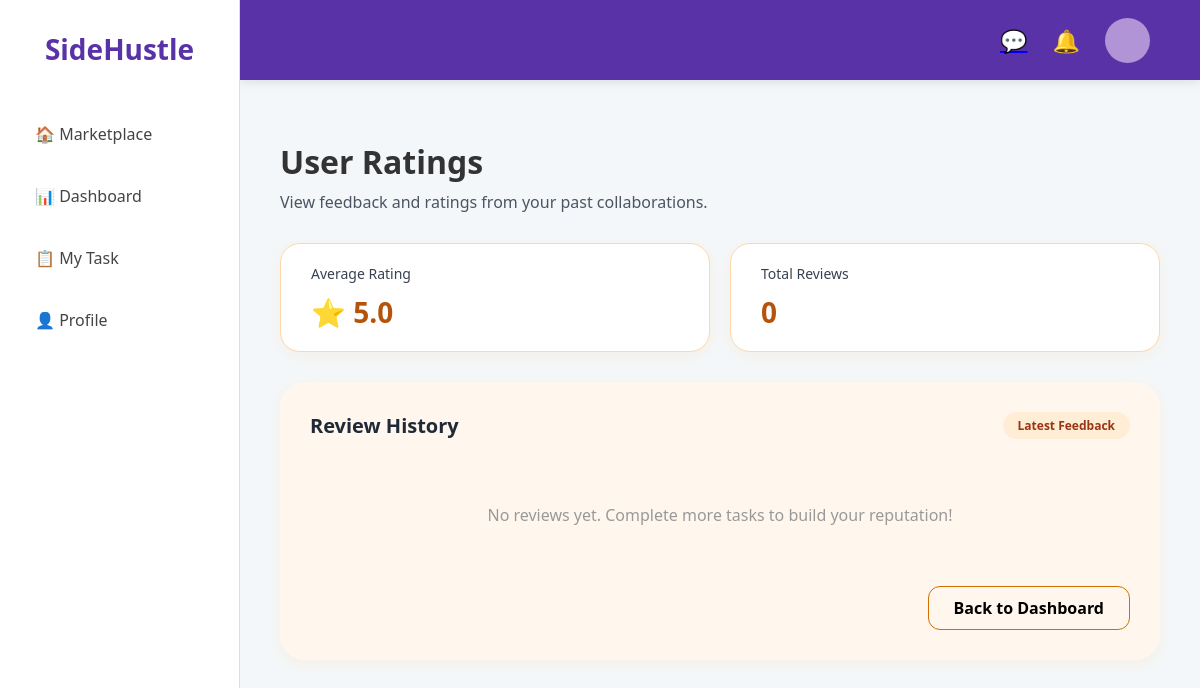
Page /view_ratings (signed in) on the earlier database version.
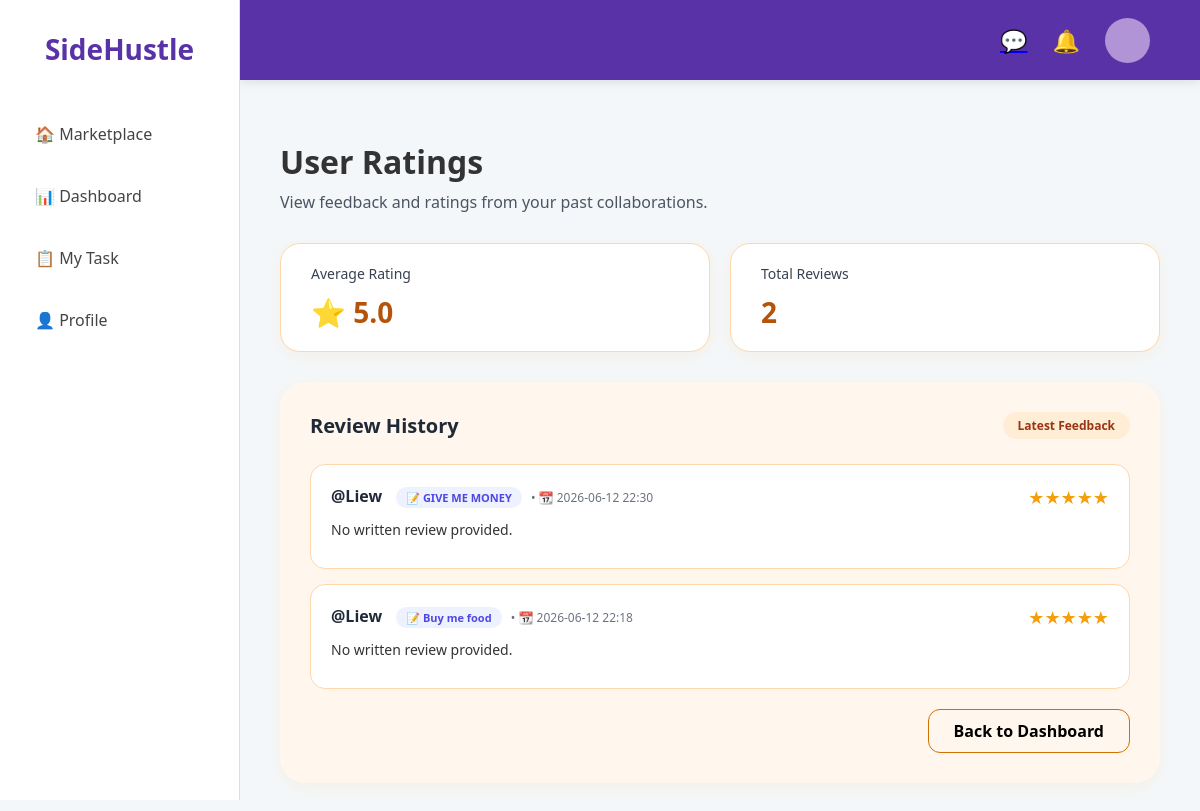
Same page on the later database version.
### app.py (models this page shows, shortened)
class Rating(db.Model):
    id = db.Column(db.Integer, primary_key=True)
    task_id = db.Column(db.Integer, db.ForeignKey('task.id'), nullable=False)
    reviewer_username = db.Column(db.String(50), nullable=False)
    target_username = db.Column(db.String(50), nullable=False)
    score = db.Column(db.Integer, nullable=False)
    review_content = db.Column(db.Text)
    timestamp = db.Column(db.DateTime, default=db.func.now())
    task = db.relationship('Task', backref='ratings')

class Task(db.Model):
    id = db.Column(db.Integer, primary_key=True)
    title = db.Column(db.String(100), nullable=False)
    price = db.Column(db.Float, nullable=False)
    description = db.Column(db.Text, nullable=False)
    category = db.Column(db.String(50), nullable=False)
    status = db.Column(db.String(20), default='Available')
    user = db.Column(db.String(50))
    tasker = db.Column(db.String(50))
    deadline = db.Column(db.String(50))
    capacity = db.Column(db.Integer, default=1)
    progress = db.Column(db.Integer, default=0)
    urgent = db.Column(db.Boolean, default=False)
    is_negotiable = db.Column(db.Boolean, default=False)

### app.py (the view)
@app.route('/view_ratings')
def view_ratings():
    if 'user_id' not in session:
        return redirect(url_for('login'))
    user = db.session.get(User, session['user_id'])
    real_reviews = Rating.query.filter_by(
        target_username=user.username
    ).order_by(Rating.timestamp.desc()).all()
    avg_rating = round(user.total_rating / user.review_count, 1) if user.review_count > 0 else 5.0
    return render_template('view_ratings.html', user=user, reviews=real_reviews, avg_rating=avg_rating)

### app.py (called while the page is built, shortened)
@app.template_filter('time_ago')
def time_ago(value):
    if not value:
        return "Just Now"
    now = datetime.now()
    diff = now - value
    second_diff = diff.seconds
    day_diff = diff.days
    if day_diff < 0:
        return "Just Now"
    if day_diff == 0:
        if second_diff < 10:
            return "Just Now"
        if second_diff < 60:
            return f"{second_diff} seconds ago"
        if second_diff < 120:
            return "a minute ago"
        if second_diff < 3600:
            return f"{second_diff // 60} minutes ago"
        if second_diff < 7200:
            return "an hour ago"
        if second_diff < 86400:
            return f"{second_diff // 3600} hours ago"

@app.context_processor
def inject_notifications():
    if 'user_id' in session:
        current_user = User.query.get(session['user_id'])
        if current_user:
            user_notifications = Notification.query.filter_by(
                user_id=current_user.id
            ).order_by(Notification.id.desc()).limit(5).all()
            return dict(notifications=user_notifications)
        else:
            session.pop('user_id', None)
    return dict(notifications=[])

@app.context_processor
def inject_global_private_unread_count():
    if 'user_id' in session:
        try:
            current_user = User.query.get(session['user_id'])
            if current_user:
                count = DirectMessage.query.filter_by(
                    receiver_username=current_user.username,
                    is_read=False
                ).count()
                return dict(total_unread=count)
        except Exception:
            pass
    return dict(total_unread=0)

### templates/view_ratings.html (shortened to what this page needs)
{% extends "base.html" %}
{% block extra_head %}
<link rel="stylesheet" href="{{ url_for('static', filename='dashboard.css') }}">
{% endblock %}
{% block content %}
<main style="padding: 20px 0;">
    <div style="margin-bottom: 30px;">
        <h1 style="font-size: 32px; font-weight: 800; margin: 0 0 8px 0;">User Ratings</h1>
        <p style="color: #4b5563; margin: 0;">View feedback and ratings from your past collaborations.</p>
    </div>
    <div style="display: flex; gap: 20px; margin-bottom: 30px;">
        <div style="background: #ffffff; border-radius: 20px; padding: 20px 30px; box-shadow: 0 4px 15px rgba(245, 158, 11, 0.08); flex: 1; border: 1px solid #fed7aa;">
            <p style="color: #374151; font-size: 14px; margin: 0 0 10px 0;">Average Rating</p>
            <h3 style="font-size: 28px; color: #b45309; margin: 0;">⭐ {{ avg_rating }}</h3>
        </div>
        <div style="background: #ffffff; border-radius: 20px; padding: 20px 30px; box-shadow: 0 4px 15px rgba(245, 158, 11, 0.08); flex: 1; border: 1px solid #fed7aa;">
            <p style="color: #374151; font-size: 14px; margin: 0 0 10px 0;">Total Reviews</p>
            <h3 style="font-size: 28px; color: #b45309; margin: 0;">{{ reviews|length }}</h3>
        </div>
    </div>
    <div class="history-card">
        <div style="display: flex; justify-content: space-between; align-items: center; margin-bottom: 25px;">
            <h2 style="font-size: 20px; color: #1f2937; margin: 0;">Review History</h2>
            <span style="background: #ffedd5; padding: 5px 15px; border-radius: 20px; font-size: 12px; color: #9a3412; font-weight: bold;">
                Latest Feedback
            </span>
        </div>
        <div class="history-list">
            {% for r in reviews %}
            <div class="review-item">
                <div class="review-top">
                    <div>
                        <span class="reviewer-name">@{{ r.reviewer_username }}</span>
                        {% if r.task %}
                        <span class="task-tag">
                            📝 {{ r.task.title }}
                        </span>
                        {% endif %}
                        <span class="review-date"> • 📆 {{ r.timestamp.strftime('%Y-%m-%d %H:%M') }}</span>
                    </div>
                    <div class="stars">
                        {% for i in range(r.score) %}★{% endfor %}
                    </div>
                </div>
                <div class="comment-text">
                    {{ r.review_content if r.review_content else "No written review provided." }}
                </div>
            </div>
            {% else %}
            <div style="text-align: center; padding: 40px; color: #999;">
                <p>No reviews yet. Complete more tasks to build your reputation!</p>
            </div>
            {% endfor %}
        </div>
        <div style="text-align: right; margin-top: 20px;">
            <a href="{{ url_for('dashboard') }}" style="text-decoration: none; color: #000000; font-weight: bold; border: 1px solid #d16f00; padding: 10px 25px; border-radius: 12px; transition: 0.2s; display: inline-block;">
                Back to Dashboard
            </a>
        </div>
    </div>
</main>
{% endblock %}

### templates/base.html (shortened to what this page needs)
<!DOCTYPE html>
<html>
<head>
    <link rel="stylesheet" href="{{ url_for('static', filename='style.css') }}">
    {% block extra_head %}{% endblock %}
</head>
<body>
    <div class="main-layout">
        <div class="sidebar">
            <div class="sidebar-top">
                <h2>SideHustle</h2>
                <div class="sidebar-menu">
                    <a href="{{ url_for('marketplace') }}">🏠 Marketplace</a>
                    <a href="{{ url_for('dashboard') }}">📊 Dashboard</a>
                    <a href="{{ url_for('my_task') }}" style="position: relative;">
                        📋 My Task
                    </a>
                    <a href="{{ url_for('profile') }}">👤 Profile</a>
                </div>
            </div>
        </div>
        <div class="top-nav">
            <div class="nav-icons" style="display: flex; align-items: center; gap: 25px;">
                <a href="{{ url_for('private_inbox') }}" style="position: relative; display: inline-block;">
    <span>💬</span>
</a>
                <div class="notification-container" style="position: relative; display: inline-flex; align-items: center;">
                    <span id="bell-icon" style="cursor: pointer; font-size: 22px; color: white;">🔔</span>
                </div>
                <div class="profile-circle"></div>
            </div>
        </div>
        <div class="content">
            {% block content %}{% endblock %}
        </div>
    </div>
</body>
</html>

### static/style.css (style rules this page uses)
* { box-sizing: border-box; margin: 0; padding: 0; }
body { font-family: 'Segoe UI', Roboto, Helvetica, Arial, sans-serif; background-color: #f7f6fa; color: #2d263b; overflow-x: hidden; }
.main-layout { display: flex; }
.sidebar { width: 240px; height: 100vh; background: white; border-right: 1px solid #ddd; position: fixed; top: 0; left: 0; display: flex; flex-direction: column; justify-content: space-between; padding: 30px 20px; z-index: 3000; }
.sidebar h2 { color: #5a32a8; font-size: 28px; margin-bottom: 40px; text-align: center; }
.sidebar-menu a { display: block; padding: 15px; text-decoration: none; color: #444; font-weight: 500; border-radius: 12px; margin-bottom: 10px; transition: 0.3s; }
.top-nav { position: fixed; top: 0; left: 240px; right: 0; height: 80px; background-color: #5a32a8; display: flex; justify-content: flex-end; align-items: center; padding: 0 50px; z-index: 2000; box-shadow: 0 2px 10px rgba(0,0,0,0.1); }
.nav-icons { display: flex; align-items: center; gap: 25px; color: white; font-size: 22px; }
.profile-circle { width: 45px; height: 45px; background: #b194d5; border: none; border-radius: 50%; display: flex; align-items: center; justify-content: center; overflow: hidden; pointer-events: none; }
.content { margin-left: 240px; margin-top: 80px; padding: 40px 40px; width: calc(100% - 240px); box-sizing: border-box; }
.notification-container { position: relative; }

### static/dashboard.css (style rules this page uses)
* { box-sizing: border-box; margin: 0; padding: 0; }
body { font-family: 'Segoe UI', Roboto, Helvetica, Arial, sans-serif; background-color: #f4f7f9; color: #333; overflow-y: auto; overflow-x: hidden; }
.sidebar { width: 240px; height: 100vh; background: white; border-right: 1px solid #ddd; position: fixed; top: 0; left: 0; display: flex; flex-direction: column; justify-content: space-between; padding: 30px 20px; z-index: 3000; }
.sidebar-menu a { display: block; padding: 15px; text-decoration: none; color: #444; font-weight: 500; border-radius: 12px; margin-bottom: 10px; transition: 0.3s; }
.top-nav { position: fixed; top: 0; left: 240px; right: 0; height: 80px; background-color: #5a32a8; display: flex; justify-content: flex-end; align-items: center; padding: 0 50px; z-index: 2000; box-shadow: 0 2px 10px rgba(0,0,0,0.1); }

### templates/view_ratings.html (style rules this page uses)
.history-card { background: #fff7ed; border-radius: 25px; padding: 30px; box-shadow: 0 4px 15px rgba(245, 158, 11, 0.08); max-width: 100%; }
.review-item { display: flex; flex-direction: column; padding: 20px; background: #ffffff; border-radius: 15px; margin-bottom: 15px; border: 1px solid #fed7aa; }
.review-top { display: flex; justify-content: space-between; margin-bottom: 10px; }
.stars { color: #f59e0b; font-size: 18px; }
.comment-text { color: #333; font-size: 14px; line-height: 1.5; margin-bottom: 8px; }
.reviewer-name { font-weight: 600; color: #1f2937; }
.review-date { font-size: 12px; color: #6b7280; }
.task-tag { background: #eef2ff; color: #4f46e5; font-size: 11px; padding: 3px 10px; margin-left: 10px; margin-right: 5px; border-radius: 12px; font-weight: bold; display: inline-flex; align-items: center; vertical-align: middle; }

Differences in the rows shown:
added Rating: reviewer_username "Liew", task "GIVE ME MONEY", timestamp "2026-06-12 22:30", score 5 (drawn), review_content "No written review provided."
added Rating: reviewer_username "Liew", task "Buy me food", timestamp "2026-06-12 22:18", score 5 (drawn), review_content "No written review provided."
Other differences:
{{ reviews|length }}: "0" → "2"
text no longer shown: "No reviews yet. Complete more tasks to build your reputation!"
